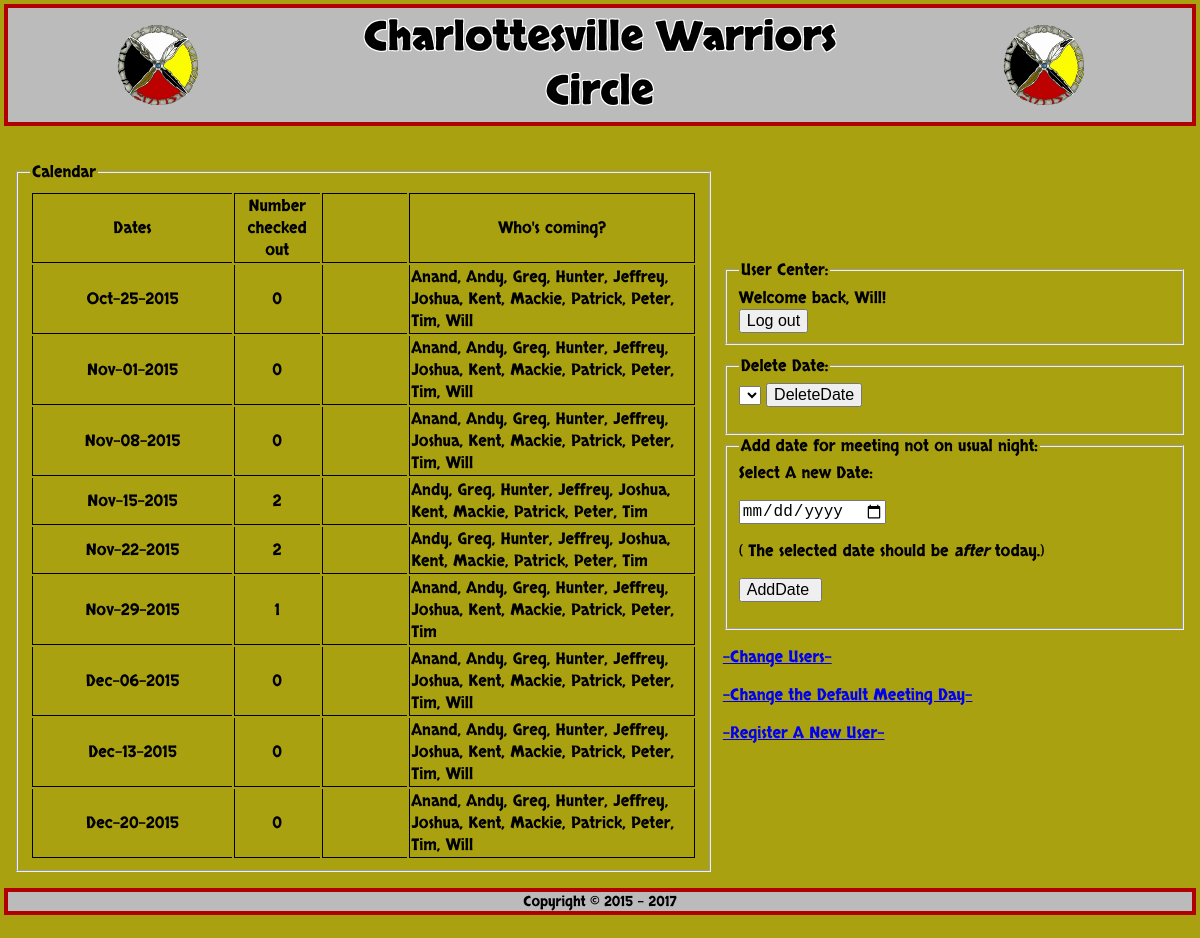
/index.php (signed in), run on the app's committed database.
### tables this page shows
CREATE TABLE `dates` (
  `id` int(10) unsigned NOT NULL AUTO_INCREMENT,
  `date` int(10) unsigned NOT NULL,
  PRIMARY KEY (`id`)
);

CREATE TABLE `uinfo` (
  `id` int(10) unsigned NOT NULL AUTO_INCREMENT,
  `f_name` char(25) NOT NULL,
  `l_name` char(25) NOT NULL,
  `email` char(50) NOT NULL DEFAULT '-',
  `uid` int(10) unsigned NOT NULL,
  PRIMARY KEY (`id`),
  KEY `uid` (`uid`),
  CONSTRAINT `uinfo_ibfk_1` FOREIGN KEY (`uid`) REFERENCES `users` (`id`) ON UPDATE CASCADE
);

### cal.php (the view, shortened to what this page needs)
<table>
	<tr>
		<td >
			<fieldset style="min-width: 600px;">
				<legend>Calendar</legend>
					<table class="calender">
						<tr >
							<td class="datetitle">Dates</td>
							<td class="buttitle">Number<br>checked<br>out</td>
							<td class="contitle"></td>
							<td class="nametitle">Who's coming?</td>
						</tr>
						<?php
						require_once 'conn.php';
						$sql = "SELECT * from dates ORDER BY date";
						$result = mysqli_query($conn,$sql);
						while($daterow = mysqli_fetch_array($result))
						{
						?>
						<tr>
							<td class="date">
							<?php
								$currentdateid = $daterow['id'];
								echo date('M-d-Y', $daterow['date']);
								$sql_uid = "SELECT userId from checkouts where dateId='$currentdateid'";
								$result_uid = mysqli_query($conn,$sql_uid);
							?>
							</td>
							<td class="con">
							<?php
								$uid_checkout_array = array();
								while($row_uid = mysqli_fetch_array($result_uid))
								{
									array_push($uid_checkout_array, $row_uid['userId']);
								}
								echo $uid_count=count($uid_checkout_array);
							?>
							</td>
							<td class="but">
							</td>
							<td class="name" >
							<?php
								$sql_uinfo = "SELECT id,f_name,l_name,uid from uinfo ORDER BY f_name;";
								$result_uinfo = mysqli_query($conn,$sql_uinfo);
								$rows = mysqli_fetch_all ($result_uinfo, MYSQLI_ASSOC);
								$stillComing = [];
								foreach ($rows as $row)
									if (! in_array ($row['uid'],$uid_checkout_array))
										$stillComing[] = $row;
								for ($i = 0; $i < count($stillComing); ++$i)
								{
									$row = $stillComing[$i];
									echo $row['f_name'];
									if ($i < count($stillComing)-1)
										echo ", ";
								}
							?>
							</td>
						</tr>
						<?php
						}
					?>
				</table>
			</fieldset>
		</td>
	</tr>
</table>

### user.php (shortened to what this page needs)
<body style="height: 200px">
<table style="width: 100%; height: 150px">
	<tr>
		<td style="width: 100%;height:100px">
		<fieldset>
		<legend>User Center:</legend>
		<?php
			$dbc = mysqli_connect(DB_HOST,DB_USER,DB_PASSWORD,DB_NAME);
			$currentuid=$_COOKIE['user_id'];
			$query = "SELECT f_name,l_name FROM uinfo WHERE '$currentuid' = uid";
			$data = mysqli_query($dbc,$query);
			$row = mysqli_fetch_array($data);
			echo "Welcome back, " . $row['f_name']."!";
		?>
		<br />
		<input type="button" onclick="window.location.href='logout.php';" value="Log out" class="right" />
		</fieldset>
		</td>
	</tr>
	<tr>
		<td style="width: 100%; height:100px">
		<?php
			$sql_admin = "SELECT admin FROM users WHERE '$currentuid' = id";
			$result_admin = mysqli_query($dbc,$sql_admin);
			$row_admin = mysqli_fetch_array($result_admin);
			if ($row_admin['admin'] ==1)
			{
				include "admin.php";
			}
		?>
		</td>
	</tr>
</table>
</body>

### style.css (style rules this page uses)
table tr td.datetitle { border-left:1px solid black; border-top:1px solid black; border-bottom:1px solid black; text-align:center; width:28%; }
table tr td.contitle { border-left:1px solid black; border-top:1px solid black; border-bottom:1px solid black; text-align:center; width:12%; }
table tr td.buttitle { border-left:1px solid black; border-top:1px solid black; border-bottom:1px solid black; text-align:center; width:10%; }
table tr td.nametitle { border:1px solid black; text-align:center; width:40%; }
table tr td.date { border-left:1px solid black; border-bottom:1px solid black; text-align:center; width:28%; }
table tr td.con { border-left:1px solid black; border-bottom:1px solid black; text-align:center; width:12%; }
table tr td.but { border-left:1px solid black; border-bottom:1px solid black; text-align:center; width:10%; }
table tr td.name { border-left:1px solid black; border-right:1px solid black; border-bottom:1px solid black; text-align:left; width:40%; word-wrap:break-word; word-break:keep-all; }
body { text-align:center; color:#000000; background:#aaa111; font-family: "Skranji", Verdana, Tahoma; min-width: 500px; }
div.header { width: 100%; text-align: center; background: #BBBBBB; font-family: "SkranjiBold", Verdana, Tahoma; outline: 4px solid #B00100; }
body,input,textarea { font-size:16px; }
.title { text-align:center; font-size:40px; color: black; text-shadow: -1px -1px 0 #FFF, 1px -1px 0 #FFF, -1px 1px 0 #FFF, 1px 1px 0 #FFF; }

### data on the page
dates: date "Oct-25-2015", uid_checkout_array "0"
uinfo: f_name "Anand"
uinfo: f_name "Andy"
uinfo: f_name "Greg"
uinfo: f_name "Hunter"
uinfo: f_name "Jeffrey"
uinfo: f_name "Joshua"
uinfo: f_name "Kent"
uinfo: f_name "Mackie"
uinfo: f_name "Patrick"
uinfo: f_name "Peter"
uinfo: f_name "Tim"
uinfo: f_name "Will"
dates: date "Nov-01-2015", uid_checkout_array "0"
dates: date "Nov-08-2015", uid_checkout_array "0"
dates: date "Nov-15-2015", uid_checkout_array "2"
dates: date "Nov-22-2015", uid_checkout_array "2"
dates: date "Nov-29-2015", uid_checkout_array "1"
dates: date "Dec-06-2015", uid_checkout_array "0"
dates: date "Dec-13-2015", uid_checkout_array "0"
dates: date "Dec-20-2015", uid_checkout_array "0"
